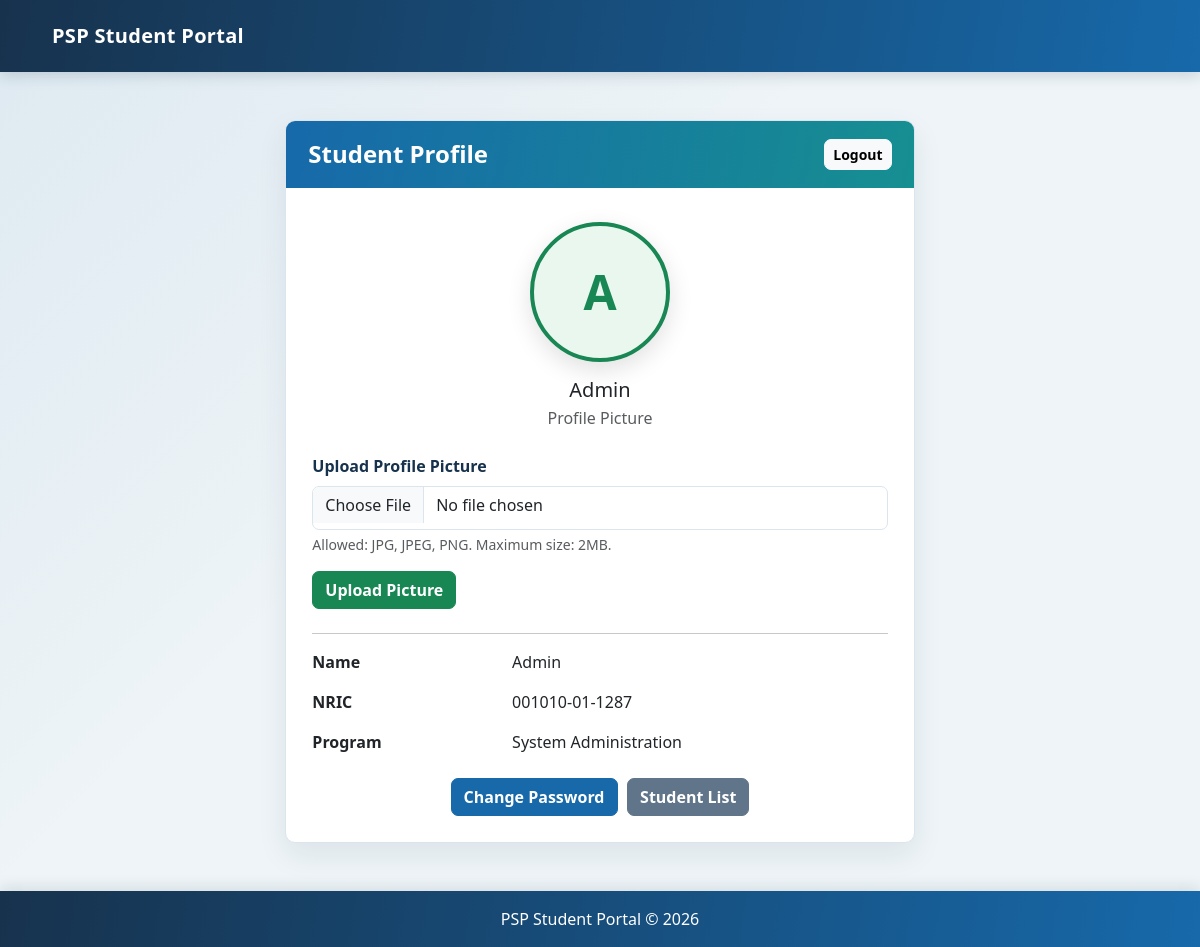
/controllers/ProfileController.php (signed in), run on the app's committed database.
### tables this page shows
CREATE TABLE `users` (
  `id` int(11) NOT NULL,
  `name` varchar(100) NOT NULL,
  `nric` varchar(20) NOT NULL,
  `program` varchar(100) NOT NULL,
  `password` varchar(255) NOT NULL,
  `role` varchar(20) NOT NULL DEFAULT 'student',
  `profile_picture` varchar(255) DEFAULT NULL
);

### controllers/ProfileController.php (called while the page is built, shortened)
<?php
require_once __DIR__ . '/../models/User.php';
$userModel = new User();
$user = $userModel->getUserById((int) $_SESSION['user_id']);
require_once __DIR__ . '/../views/profile.php';
?>

### models/User.php (called while the page is built, shortened)
<?php
require_once __DIR__ . '/../config/database.php';
class User
{
    private $conn;
    public function __construct()
    {
        global $conn;
        $this->conn = $conn;
    }
    public function getUserById($id)
    {
        $sql = "SELECT * FROM users WHERE id = :id LIMIT 1";
        $stmt = $this->conn->prepare($sql);
        $stmt->bindValue(':id', $id, PDO::PARAM_INT);
        $stmt->execute();
        return $stmt->fetch(PDO::FETCH_ASSOC);
    }
}
?>

### views/profile.php (the view, shortened to what this page needs)
<?php
require_once __DIR__ . '/includes/header.php';
$profilePicture = !empty($user['profile_picture'])
    ? '../uploads/' . rawurlencode(basename($user['profile_picture']))
    : '';
?>
<div class="container mt-5 mb-5">
    <div class="row justify-content-center">
        <div class="col-md-8 col-lg-7">
            <div class="card shadow">
                <div class="card-header bg-success text-white d-flex justify-content-between align-items-center">
                    <h4 class="mb-0">Student Profile</h4>
                    <a href="../controllers/LogoutController.php" class="btn btn-light btn-sm">Logout</a>
                </div>
                <div class="card-body">
                    <div class="profile-picture-section text-center mb-4">
                        <?php if ($profilePicture): ?>
                            <img src="<?= htmlspecialchars($profilePicture) ?>"
                                 alt="Profile picture"
                                 class="profile-picture">
                        <?php else: ?>
                            <div class="profile-picture profile-picture-placeholder" aria-label="No profile picture">
                                <?= htmlspecialchars(strtoupper(substr($user['name'], 0, 1))) ?>
                            </div>
                        <?php endif; ?>
                        <h5 class="mt-3 mb-1"><?= htmlspecialchars($user['name']) ?></h5>
                        <p class="text-muted mb-0">Profile Picture</p>
                    </div>
                    <form action="../controllers/UploadController.php" method="POST" enctype="multipart/form-data" class="mb-4">
                        <label for="profile_picture" class="form-label fw-semibold">Upload Profile Picture</label>
                        <input type="file"
                               class="form-control"
                               id="profile_picture"
                               name="profile_picture"
                               accept=".jpg,.jpeg,.png"
                               required>
                        <div class="form-text">Allowed: JPG, JPEG, PNG. Maximum size: 2MB.</div>
                        <button type="submit" class="btn btn-success mt-3">Upload Picture</button>
                    </form>
                    <hr>
                    <div class="row mb-3">
                        <div class="col-md-4"><strong>Name</strong></div>
                        <div class="col-md-8"><?= htmlspecialchars($user['name']) ?></div>
                    </div>
                    <div class="row mb-3">
                        <div class="col-md-4"><strong>NRIC</strong></div>
                        <div class="col-md-8"><?= htmlspecialchars($user['nric'] ?? 'N/A') ?></div>
                    </div>
                    <div class="row mb-3">
                        <div class="col-md-4"><strong>Program</strong></div>
                        <div class="col-md-8"><?= htmlspecialchars($user['program'] ?? 'N/A') ?></div>
                    </div>
                    <div class="profile-actions mt-4">
                        <a href="../controllers/PasswordController.php" class="btn btn-primary">Change Password</a>
                        <?php if (($_SESSION['user_role'] ?? 'student') === 'admin'): ?>
                            <a href="../controllers/StudentController.php?action=index" class="btn btn-secondary">Student List</a>
                        <?php endif; ?>
                    </div>
                </div>
            </div>
        </div>
    </div>
</div>
<?php
require_once __DIR__ . '/includes/footer.php';
?>

### public/style.css (style rules this page uses)
:root { --portal-ink: #17324d; --portal-muted: #68798c; --portal-blue: #1769aa; --portal-teal: #168f91; --portal-surface: #ffffff; --portal-line: #dbe5ed; --portal-background: #eef4f7; }
body { min-height: 100vh; color: var(--portal-ink); background: linear-gradient(135deg, rgba(23, 105, 170, 0.08), transparent 42%), var(--portal-background); font-family: "Segoe UI", sans-serif; }
.container { max-width: 1120px; }
.card { overflow: hidden; border: 1px solid var(--portal-line); border-radius: 10px; background: var(--portal-surface); box-shadow: 0 12px 30px rgba(23, 50, 77, 0.08) !important; }
.card-header { padding: 18px 22px; border: 0; background: linear-gradient(100deg, var(--portal-blue), var(--portal-teal)) !important; }
.card-body { padding: 26px; }
h2, h4 { font-weight: 700; }
.form-label { color: var(--portal-ink); font-weight: 600; }
.form-control { min-height: 44px; border: 1px solid var(--portal-line); border-radius: 7px; }
.btn { border-radius: 7px; font-weight: 600; }
.btn-primary { border-color: var(--portal-blue); background: var(--portal-blue); }
.btn-secondary { border-color: #60758a; background: #60758a; }
.profile-actions { display: flex; justify-content: center; align-items: center; gap: 0.6rem; flex-wrap: wrap; }
.profile-picture-section { padding-top: 0.5rem; }
.profile-picture { width: 140px; height: 140px; object-fit: cover; border-radius: 50%; border: 4px solid #198754; box-shadow: 0 8px 24px rgba(0, 0, 0, 0.12); }
.profile-picture-placeholder { display: inline-flex; align-items: center; justify-content: center; background: #e9f7ef; color: #198754; font-size: 3rem; font-weight: 700; }

### data on the page
users: name "A", name "Admin", nric "001010-01-1287", program "System Administration"
